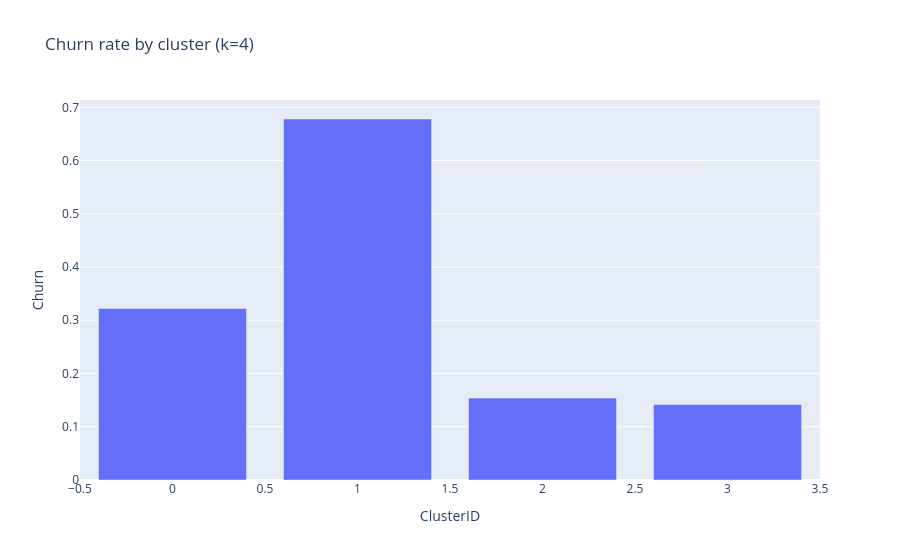

Notebook code cell kept with this figure:
### Markdown cell above
## 4.2 Quick Clustering Check

### Code cell
from sklearn.preprocessing import StandardScaler
from sklearn.cluster import KMeans
from sklearn.metrics import silhouette_score
import plotly.express as px

CLUST_NUMS = ["tenure","ChargeTrend","NumAddOns","FamilySupport"]
Xc = StandardScaler().fit_transform(df_model_v1[CLUST_NUMS])

sil = {}
for k in [2,3,4,5]:
    labels = KMeans(n_clusters=k, n_init=10, random_state=108).fit_predict(Xc)
    sil[k] = silhouette_score(Xc, labels)

best_k = max(sil, key=sil.get)
km_labels = KMeans(n_clusters=best_k, n_init=10, random_state=108).fit_predict(Xc)
df_model_v1["ClusterID"] = km_labels

# churn by cluster — if it separates, we can include ClusterID later
churn_by_cluster = df_model_v1.groupby("ClusterID")[TARGET].mean().reset_index()
px.bar(churn_by_cluster, x="ClusterID", y=TARGET, title=f"Churn rate by cluster (k={best_k})").show()

### Figure 1 — Plotly figure (JSON) as saved in the notebook; plotly's stock layout.template omitted (floating-point values rounded to 4 significant figures)
{"data": [{"alignmentgroup": "True", "hovertemplate": "ClusterID=%{x}<br>Churn=%{y}<extra></extra>", "legendgroup": "", "marker": {"color": "#636efa", "pattern": {"shape": ""}}, "name": "", "offsetgroup": "", "orientation": "v", "showlegend": false, "textposition": "auto", "type": "bar", "x": [0, 1, 2, 3], "xaxis": "x", "y": [0.3221, 0.6781, 0.1539, 0.1418], "yaxis": "y"}], "layout": {"autosize": true, "barmode": "relative", "legend": {"tracegroupgap": 0}, "title": {"text": "Churn rate by cluster (k=4)"}, "xaxis": {"anchor": "y", "autorange": true, "domain": [0, 1], "range": [-0.5, 3.5], "title": {"text": "ClusterID"}, "type": "linear"}, "yaxis": {"anchor": "x", "autorange": true, "domain": [0, 1], "range": [0, 0.7138], "title": {"text": "Churn"}, "type": "linear"}}}
